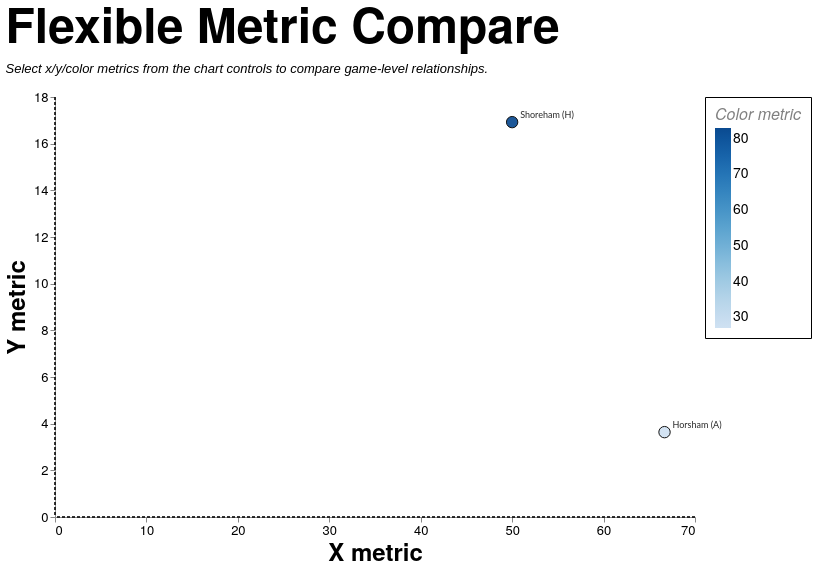

Express this chart as Vega-Lite.
### Vega-Lite specification from a JSON file in a GitHub repository (floating-point values rounded to 4 significant figures; data arrays with more than 128 entries replaced by an {"elided": "..."} marker saying what was removed)
{"config": {"axis": {"labelFont": "PT Sans Narrow, Helvetica Neue, Helvetica, Arial, sans-serif", "titleFont": "PT Sans Narrow, Helvetica Neue, Helvetica, Arial, sans-serif", "labelFontSize": 13, "titleFontSize": 24, "gridColor": "#202947", "gridOpacity": 0.2, "zindex": 1}, "text": {"font": "Lato, sans-serif"}, "bar": {"cornerRadiusEnd": 5}, "header": {"labelFont": "PT Sans Narrow, Helvetica Neue, Helvetica, Arial, sans-serif", "titleFont": "PT Sans Narrow, Helvetica Neue, Helvetica, Arial, sans-serif", "labelFontSize": 24, "titleFontSize": 28, "labelFontWeight": "bold", "orient": "left"}, "legend": {"labelFont": "PT Sans Narrow, Helvetica Neue, Helvetica, Arial, sans-serif", "titleFont": "PT Sans Narrow, Helvetica Neue, Helvetica, Arial, sans-serif", "labelFontSize": 14, "titleFontSize": 16, "titlePadding": 5, "fillColor": "white", "strokeColor": "black", "padding": 10, "titleFontWeight": "lighter", "titleFontStyle": "italic", "titleColor": "gray", "offset": 10}, "title": {"font": "PT Sans Narrow, Helvetica Neue, Helvetica, Arial, sans-serif", "fontSize": 48, "fontWeight": "bold", "anchor": "start", "align": "center", "titlePadding": 20, "subtitlePadding": 10, "subtitleFontSize": 13, "subtitleColor": "", "subtitleFontStyle": "italic", "offset": 15, "color": "black"}, "axisX": {"labelAngle": 0}, "facet": {"title": null, "header": null, "align": {"row": "each", "column": "each"}, "spacing": 10}, "resolve": {"scale": {"y": "independent", "facet": "independent"}}, "background": "transparent", "scale": {"offsetBandPaddingOuter": 0.2, "offsetBandPaddingInner": 0.1}, "view": {"stroke": null, "background": "transparent"}}, "layer": [{"data": {"name": "data-d285a7403ed98ae579761d64a864032b"}, "mark": {"type": "rule", "color": "#111111", "opacity": 0.85, "strokeDash": [3, 2], "strokeWidth": 2.0}, "encoding": {"x": {"field": "x", "type": "quantitative"}}}, {"data": {"name": "data-a0a55d106695e8d630baff0f16eee66d"}, "mark": {"type": "rule", "color": "#111111", "opacity": 0.85, "strokeDash": [3, 2], "strokeWidth": 2.0}, "encoding": {"y": {"field": "y", "type": "quantitative"}}}, {"data": {"name": "data-db206d07c3b54522646437850c9c42b4"}, "mark": {"type": "circle", "fillOpacity": 0.92, "size": 130, "stroke": "#111111", "strokeWidth": 1.0}, "encoding": {"color": {"field": "color_value", "legend": {"format": ".0f"}, "scale": {"scheme": "blues"}, "title": "Color metric", "type": "quantitative"}, "tooltip": [{"field": "fixture_label", "title": "Fixture", "type": "nominal"}, {"field": "date", "title": "Date", "type": "temporal"}, {"field": "scoreline", "title": "Score", "type": "nominal"}, {"field": "result", "title": "Result", "type": "nominal"}, {"field": "x_label", "title": "X Metric", "type": "nominal"}, {"field": "x_value", "format": ".2f", "title": "X Value", "type": "quantitative"}, {"field": "y_label", "title": "Y Metric", "type": "nominal"}, {"field": "y_value", "format": ".2f", "title": "Y Value", "type": "quantitative"}, {"field": "color_label", "title": "Color Metric", "type": "nominal"}, {"field": "color_value", "format": ".2f", "title": "Color Value", "type": "quantitative"}], "x": {"axis": {"grid": false, "tickCount": 6}, "field": "x_value", "title": "X metric", "type": "quantitative"}, "y": {"axis": {"grid": false, "tickCount": 6}, "field": "y_value", "title": "Y metric", "type": "quantitative"}}, "transform": [{"filter": "datum.squad == mcSquad && datum.season == mcSeason && (mcGameType == 'All' || (mcGameType == 'League + Cup' && (datum.game_type == 'League' || datum.game_type == 'Cup')) || (mcGameType == 'League only' && datum.game_type == 'League') || datum.game_type == mcGameType)"}, {"calculate": "datum[mcXField]", "as": "x_value"}, {"calculate": "datum[mcYField]", "as": "y_value"}, {"calculate": "datum[mcColorField]", "as": "color_value"}, {"calculate": "{'points_difference':'Points Difference','total_match_points':'Total Match Points','egrfc_lineouts_taken':'Lineouts Taken (EGRFC)','opposition_lineouts_taken':'Lineouts Taken (Opposition)','lineouts_taken_diff':'Lineouts Taken Diff','egrfc_lineouts_won':'Lineouts Won (EGRFC)','opposition_lineouts_won':'Lineouts Won (Opposition)','lineouts_won_diff':'Lineouts Won Diff','egrfc_scrums_taken':'Scrums Taken (EGRFC)','opposition_scrums_taken':'Scrums Taken (Opposition)','scrums_taken_diff':'Scrums Taken Diff','egrfc_scrums_won':'Scrums Won (EGRFC)','opposition_scrums_won':'Scrums Won (Opposition)','scrums_won_diff':'Scrums Won Diff','lineout_success_pct_egrfc':'Lineout Success % (EGRFC)','lineout_success_pct_opp':'Lineout Success % (Opposition)','lineout_success_diff_pct':'Lineout Success Diff (pp)','scrum_success_pct_egrfc':'Scrum Success % (EGRFC)','scrum_success_pct_opp':'Scrum Success % (Opposition)','scrum_success_diff_pct':'Scrum Success Diff (pp)','egrfc_entries_22m':'22m Entries (EGRFC)','opposition_entries_22m':'22m Entries (Opposition)','entries_22m_diff':'22m Entries Diff','egrfc_points_per_entry':'Points per Entry (EGRFC)','opposition_points_per_entry':'Points per Entry (Opposition)','points_per_entry_diff':'Points per Entry Diff','retained_total':'Retained Starters (Total)','retained_forwards':'Retained Starters (Forwards)','retained_backs':'Retained Starters (Backs)','avg_squad_club_apps':'Average Club Apps','avg_squad_first_xv_apps':'Average 1st XV Apps'}[mcXField]", "as": "x_label"}, {"calculate": "{'points_difference':'Points Difference','total_match_points':'Total Match Points','egrfc_lineouts_taken':'Lineouts Taken (EGRFC)','opposition_lineouts_taken':'Lineouts Taken (Opposition)','lineouts_taken_diff':'Lineouts Taken Diff','egrfc_lineouts_won':'Lineouts Won (EGRFC)','opposition_lineouts_won':'Lineouts Won (Opposition)','lineouts_won_diff':'Lineouts Won Diff','egrfc_scrums_taken':'Scrums Taken (EGRFC)','opposition_scrums_taken':'Scrums Taken (Opposition)','scrums_taken_diff':'Scrums Taken Diff','egrfc_scrums_won':'Scrums Won (EGRFC)','opposition_scrums_won':'Scrums Won (Opposition)','scrums_won_diff':'Scrums Won Diff','lineout_success_pct_egrfc':'Lineout Success % (EGRFC)','lineout_success_pct_opp':'Lineout Success % (Opposition)','lineout_success_diff_pct':'Lineout Success Diff (pp)','scrum_success_pct_egrfc':'Scrum Success % (EGRFC)','scrum_success_pct_opp':'Scrum Success % (Opposition)','scrum_success_diff_pct':'Scrum Success Diff (pp)','egrfc_entries_22m':'22m Entries (EGRFC)','opposition_entries_22m':'22m Entries (Opposition)','entries_22m_diff':'22m Entries Diff','egrfc_points_per_entry':'Points per Entry (EGRFC)','opposition_points_per_entry':'Points per Entry (Opposition)','points_per_entry_diff':'Points per Entry Diff','retained_total':'Retained Starters (Total)','retained_forwards':'Retained Starters (Forwards)','retained_backs':'Retained Starters (Backs)','avg_squad_club_apps':'Average Club Apps','avg_squad_first_xv_apps':'Average 1st XV Apps'}[mcYField]", "as": "y_label"}, {"calculate": "{'points_difference':'Points Difference','total_match_points':'Total Match Points','egrfc_lineouts_taken':'Lineouts Taken (EGRFC)','opposition_lineouts_taken':'Lineouts Taken (Opposition)','lineouts_taken_diff':'Lineouts Taken Diff','egrfc_lineouts_won':'Lineouts Won (EGRFC)','opposition_lineouts_won':'Lineouts Won (Opposition)','lineouts_won_diff':'Lineouts Won Diff','egrfc_scrums_taken':'Scrums Taken (EGRFC)','opposition_scrums_taken':'Scrums Taken (Opposition)','scrums_taken_diff':'Scrums Taken Diff','egrfc_scrums_won':'Scrums Won (EGRFC)','opposition_scrums_won':'Scrums Won (Opposition)','scrums_won_diff':'Scrums Won Diff','lineout_success_pct_egrfc':'Lineout Success % (EGRFC)','lineout_success_pct_opp':'Lineout Success % (Opposition)','lineout_success_diff_pct':'Lineout Success Diff (pp)','scrum_success_pct_egrfc':'Scrum Success % (EGRFC)','scrum_success_pct_opp':'Scrum Success % (Opposition)','scrum_success_diff_pct':'Scrum Success Diff (pp)','egrfc_entries_22m':'22m Entries (EGRFC)','opposition_entries_22m':'22m Entries (Opposition)','entries_22m_diff':'22m Entries Diff','egrfc_points_per_entry':'Points per Entry (EGRFC)','opposition_points_per_entry':'Points per Entry (Opposition)','points_per_entry_diff':'Points per Entry Diff','retained_total':'Retained Starters (Total)','retained_forwards':'Retained Starters (Forwards)','retained_backs':'Retained Starters (Backs)','avg_squad_club_apps':'Average Club Apps','avg_squad_first_xv_apps':'Average 1st XV Apps'}[mcColorField]", "as": "color_label"}, {"filter": "isValid(datum.x_value) && isValid(datum.y_value) && isValid(datum.color_value)"}]}, {"data": {"name": "data-db206d07c3b54522646437850c9c42b4"}, "mark": {"type": "text", "align": "left", "baseline": "middle", "dx": 8, "dy": -7, "fontSize": 9}, "encoding": {"opacity": {"condition": {"param": "mcShowLabels", "value": 0.85}, "value": 0}, "text": {"field": "fixture_label", "type": "nominal"}, "x": {"field": "x_value", "type": "quantitative"}, "y": {"field": "y_value", "type": "quantitative"}}, "transform": [{"filter": "datum.squad == mcSquad && datum.season == mcSeason && (mcGameType == 'All' || (mcGameType == 'League + Cup' && (datum.game_type == 'League' || datum.game_type == 'Cup')) || (mcGameType == 'League only' && datum.game_type == 'League') || datum.game_type == mcGameType)"}, {"calculate": "datum[mcXField]", "as": "x_value"}, {"calculate": "datum[mcYField]", "as": "y_value"}, {"calculate": "datum[mcColorField]", "as": "color_value"}, {"calculate": "{'points_difference':'Points Difference','total_match_points':'Total Match Points','egrfc_lineouts_taken':'Lineouts Taken (EGRFC)','opposition_lineouts_taken':'Lineouts Taken (Opposition)','lineouts_taken_diff':'Lineouts Taken Diff','egrfc_lineouts_won':'Lineouts Won (EGRFC)','opposition_lineouts_won':'Lineouts Won (Opposition)','lineouts_won_diff':'Lineouts Won Diff','egrfc_scrums_taken':'Scrums Taken (EGRFC)','opposition_scrums_taken':'Scrums Taken (Opposition)','scrums_taken_diff':'Scrums Taken Diff','egrfc_scrums_won':'Scrums Won (EGRFC)','opposition_scrums_won':'Scrums Won (Opposition)','scrums_won_diff':'Scrums Won Diff','lineout_success_pct_egrfc':'Lineout Success % (EGRFC)','lineout_success_pct_opp':'Lineout Success % (Opposition)','lineout_success_diff_pct':'Lineout Success Diff (pp)','scrum_success_pct_egrfc':'Scrum Success % (EGRFC)','scrum_success_pct_opp':'Scrum Success % (Opposition)','scrum_success_diff_pct':'Scrum Success Diff (pp)','egrfc_entries_22m':'22m Entries (EGRFC)','opposition_entries_22m':'22m Entries (Opposition)','entries_22m_diff':'22m Entries Diff','egrfc_points_per_entry':'Points per Entry (EGRFC)','opposition_points_per_entry':'Points per Entry (Opposition)','points_per_entry_diff':'Points per Entry Diff','retained_total':'Retained Starters (Total)','retained_forwards':'Retained Starters (Forwards)','retained_backs':'Retained Starters (Backs)','avg_squad_club_apps':'Average Club Apps','avg_squad_first_xv_apps':'Average 1st XV Apps'}[mcXField]", "as": "x_label"}, {"calculate": "{'points_difference':'Points Difference','total_match_points':'Total Match Points','egrfc_lineouts_taken':'Lineouts Taken (EGRFC)','opposition_lineouts_taken':'Lineouts Taken (Opposition)','lineouts_taken_diff':'Lineouts Taken Diff','egrfc_lineouts_won':'Lineouts Won (EGRFC)','opposition_lineouts_won':'Lineouts Won (Opposition)','lineouts_won_diff':'Lineouts Won Diff','egrfc_scrums_taken':'Scrums Taken (EGRFC)','opposition_scrums_taken':'Scrums Taken (Opposition)','scrums_taken_diff':'Scrums Taken Diff','egrfc_scrums_won':'Scrums Won (EGRFC)','opposition_scrums_won':'Scrums Won (Opposition)','scrums_won_diff':'Scrums Won Diff','lineout_success_pct_egrfc':'Lineout Success % (EGRFC)','lineout_success_pct_opp':'Lineout Success % (Opposition)','lineout_success_diff_pct':'Lineout Success Diff (pp)','scrum_success_pct_egrfc':'Scrum Success % (EGRFC)','scrum_success_pct_opp':'Scrum Success % (Opposition)','scrum_success_diff_pct':'Scrum Success Diff (pp)','egrfc_entries_22m':'22m Entries (EGRFC)','opposition_entries_22m':'22m Entries (Opposition)','entries_22m_diff':'22m Entries Diff','egrfc_points_per_entry':'Points per Entry (EGRFC)','opposition_points_per_entry':'Points per Entry (Opposition)','points_per_entry_diff':'Points per Entry Diff','retained_total':'Retained Starters (Total)','retained_forwards':'Retained Starters (Forwards)','retained_backs':'Retained Starters (Backs)','avg_squad_club_apps':'Average Club Apps','avg_squad_first_xv_apps':'Average 1st XV Apps'}[mcYField]", "as": "y_label"}, {"calculate": "{'points_difference':'Points Difference','total_match_points':'Total Match Points','egrfc_lineouts_taken':'Lineouts Taken (EGRFC)','opposition_lineouts_taken':'Lineouts Taken (Opposition)','lineouts_taken_diff':'Lineouts Taken Diff','egrfc_lineouts_won':'Lineouts Won (EGRFC)','opposition_lineouts_won':'Lineouts Won (Opposition)','lineouts_won_diff':'Lineouts Won Diff','egrfc_scrums_taken':'Scrums Taken (EGRFC)','opposition_scrums_taken':'Scrums Taken (Opposition)','scrums_taken_diff':'Scrums Taken Diff','egrfc_scrums_won':'Scrums Won (EGRFC)','opposition_scrums_won':'Scrums Won (Opposition)','scrums_won_diff':'Scrums Won Diff','lineout_success_pct_egrfc':'Lineout Success % (EGRFC)','lineout_success_pct_opp':'Lineout Success % (Opposition)','lineout_success_diff_pct':'Lineout Success Diff (pp)','scrum_success_pct_egrfc':'Scrum Success % (EGRFC)','scrum_success_pct_opp':'Scrum Success % (Opposition)','scrum_success_diff_pct':'Scrum Success Diff (pp)','egrfc_entries_22m':'22m Entries (EGRFC)','opposition_entries_22m':'22m Entries (Opposition)','entries_22m_diff':'22m Entries Diff','egrfc_points_per_entry':'Points per Entry (EGRFC)','opposition_points_per_entry':'Points per Entry (Opposition)','points_per_entry_diff':'Points per Entry Diff','retained_total':'Retained Starters (Total)','retained_forwards':'Retained Starters (Forwards)','retained_backs':'Retained Starters (Backs)','avg_squad_club_apps':'Average Club Apps','avg_squad_first_xv_apps':'Average 1st XV Apps'}[mcColorField]", "as": "color_label"}, {"filter": "isValid(datum.x_value) && isValid(datum.y_value) && isValid(datum.color_value)"}]}], "height": 420, "params": [{"name": "mcSquad", "value": "1st"}, {"name": "mcSeason", "value": "2026/27"}, {"name": "mcGameType", "value": "League + Cup"}, {"name": "mcXField", "value": "scrum_success_diff_pct"}, {"name": "mcYField", "value": "lineout_success_diff_pct"}, {"name": "mcColorField", "value": "points_difference"}, {"name": "mcShowLabels", "value": true}], "resolve": {"scale": {"color": "independent"}}, "title": {"text": "Flexible Metric Compare", "subtitle": ["Select x/y/color metrics from the chart controls to compare game-level relationships."]}, "width": 640, "$schema": "https://vega.github.io/schema/vega-lite/v5.20.1.json", "datasets": {"data-d285a7403ed98ae579761d64a864032b": [{"x": 0}], "data-a0a55d106695e8d630baff0f16eee66d": [{"y": 0}], "data-db206d07c3b54522646437850c9c42b4": {"elided": "761 records"}}}
